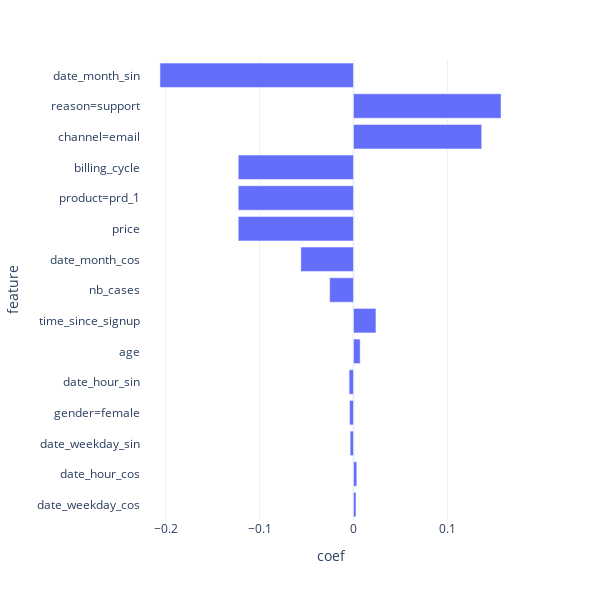

Notebook code for this chart:
### Markdown cell above
### Feature importance

### Code cell
feat_importance, fig = plot_feat_imp(cols_x, estimator.coef_)
fig

### Figure 1 — Plotly figure (JSON) as saved in the notebook; plotly's stock layout.template omitted (floating-point values rounded to 4 significant figures)
{"data": [{"alignmentgroup": "True", "hovertemplate": "coef=%{x}<br>feature=%{y}<extra></extra>", "legendgroup": "", "marker": {"color": "#636efa"}, "name": "", "offsetgroup": "", "orientation": "h", "showlegend": false, "textposition": "auto", "type": "bar", "x": [0.002656, 0.003541, -0.003591, -0.004157, -0.004651, 0.007139, 0.02394, -0.02541, -0.05608, -0.1228, -0.1228, -0.1228, 0.1366, 0.1572, -0.2062], "xaxis": "x", "y": ["date_weekday_cos", "date_hour_cos", "date_weekday_sin", "gender=female", "date_hour_sin", "age", "time_since_signup", "nb_cases", "date_month_cos", "price", "product=prd_1", "billing_cycle", "channel=email", "reason=support", "date_month_sin"], "yaxis": "y"}], "layout": {"barmode": "relative", "height": 600, "legend": {"tracegroupgap": 0}, "margin": {"t": 60}, "width": 600, "xaxis": {"anchor": "y", "domain": [0, 1], "title": {"text": "coef"}}, "yaxis": {"anchor": "x", "domain": [0, 1], "title": {"text": "feature"}}}}
